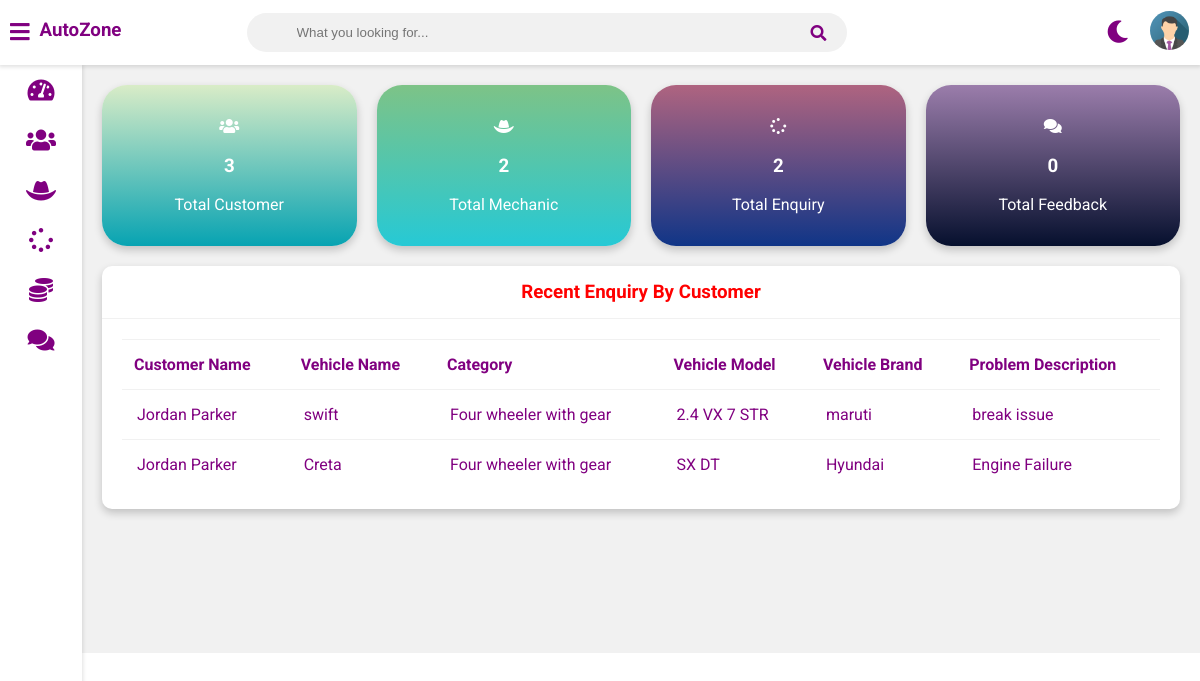
Page /admin-dashboard (signed in) on the committed database.
### vehicle/models.py (models this page shows, shortened)
class Customer(models.Model):
    user=models.OneToOneField(User,on_delete=models.CASCADE)
    profile_pic= models.ImageField(upload_to='profile_pic/CustomerProfilePic/',null=True,blank=True)
    address = models.CharField(max_length=40)
    mobile = models.CharField(max_length=20,null=False)
    @property
    def get_name(self):
        return self.user.first_name+" "+self.user.last_name

class Request(models.Model):
    cat=(('Four wheeler with gear','Four wheeler with gear'),('Four wheeler without gear','Four wheeler without gear'),('Electric Car','Electric Car'))
    category=models.CharField(max_length=50,choices=cat)
    vehicle_no=models.PositiveIntegerField(null=False)
    vehicle_name = models.CharField(max_length=40,null=False)
    vehicle_model = models.CharField(max_length=40,null=False)
    vehicle_brand = models.CharField(max_length=40,null=False)
    problem_description = models.CharField(max_length=500,null=False)
    date=models.DateField(auto_now=True)
    cost=models.PositiveIntegerField(null=True)
    customer=models.ForeignKey('Customer', on_delete=models.CASCADE,null=True)
    mechanic=models.ForeignKey('Mechanic',on_delete=models.CASCADE,null=True)
    stat=(('Pending','Pending'),('Approved','Approved'),('Repairing','Repairing'),('Repairing Done','Repairing Done'),('Released','Released'))
    status=models.CharField(max_length=50,choices=stat,default='Pending',null=True)

### vehicle/views.py (the view)
# urls.py: path('admin-dashboard', views.admin_dashboard_view,name='admin-dashboard'),
@login_required(login_url='adminlogin')
def admin_dashboard_view(request):
    enquiry=models.Request.objects.all().order_by('-id')
    customers=[]
    for enq in enquiry:
        customer=models.Customer.objects.get(id=enq.customer_id)
        customers.append(customer)
    dict={
    'total_customer':models.Customer.objects.all().count(),
    'total_mechanic':models.Mechanic.objects.all().count(),
    'total_request':models.Request.objects.all().count(),
    'total_feedback':models.Feedback.objects.all().count(),
    'data':zip(customers,enquiry),
    }
    return render(request,'vehicle/admin_dashboard.html',context=dict)

### templates/vehicle/admin_dashboard.html
{% extends 'vehicle/adminbase.html' %}
{% load static %}
{% block content %}
	<div class="wrapper">
		<div class="row">
			<div class="col-3 col-m-6 col-sm-6">
				<div class="counter bg-primary">
					<p>
						<i class="fas fa-users"></i>
					</p>
					<h3>{{total_customer}}</h3>
					<p>Total Customer</p>
				</div>
			</div>
			<div class="col-3 col-m-6 col-sm-6">
				<div class="counter bg-warning">
					<p>
						<i class="fas fa-hat-cowboy"></i>
					</p>
					<h3>{{total_mechanic}}</h3>
					<p>Total Mechanic</p>
				</div>
			</div>
			<div class="col-3 col-m-6 col-sm-6">
				<div class="counter bg-success">
					<p>
						<i class="fas fa-spinner"></i>
					</p>
					<h3>{{total_request}}</h3>
					<p>Total Enquiry</p>
				</div>
			</div>
			<div class="col-3 col-m-6 col-sm-6">
				<div class="counter bg-danger">
					<p>
						<i class="fas fa-comments"></i>
					</p>
					<h3>{{total_feedback}}</h3>
					<p>Total Feedback</p>
				</div>
			</div>
		</div>
		<div class="row">
			<div class="col-12 col-m-12 col-sm-12">
				<div class="card">
					<div class="card-header">
						<h3 style="color:red; text-align:center" >Recent Enquiry By Customer
						</h3>
					</div>
					<div class="card-content">
						<table>
							<thead>
								<tr>
									<th>Customer Name</th>
									<th>Vehicle Name</th>
									<th>Category</th>
									<th>Vehicle Model</th>
									<th>Vehicle Brand</th>
									<th>Problem Description</th>
								</tr>
							</thead>
							<tbody>
								{% for c,r in data %}
								<tr>
									<td> {{c.get_name}}</td>
									<td> {{r.vehicle_name}}</td>
									<td>{{r.category}}</td>
									<td>{{r.vehicle_model}}</td>
									<td>{{r.vehicle_brand}}</td>
									<td>{{r.problem_description}}</td>
								</tr>
								{% endfor %}
							</tbody>
						</table>
					</div>
				</div>
			</div>
		</div>
  <br><br><br><br><br><br>
	</div>
{% endblock content %}

### static/style.css (style rules this page uses)
:root { --primary-color: linear-gradient(#d9ecc7,#07a3b2); --success-color:linear-gradient(#af6480,#103587); --warning-color:linear-gradient(#7dc387,#26c9d5); --danger-color:linear-gradient(#9b7dab,#06102e); --light-color: #212529; --light-second-color: #727475; --light-background: #ffffff; --light-second-background: #f1f1f1; --dark-color: #909090; --dark-second-color: #f5f6fa; --dark-background: #23242D; --dark-second-background: #181818; }
.light { --main-bg-color: var(--light-background); --second-bg-color: var(--light-second-background); --main-color: purple; --second-color: purple; }
.bg-primary { background: var(--primary-color); }
.bg-success { background: var(--success-color); }
.bg-warning { background: var(--warning-color); }
.bg-danger { background: var(--danger-color); }
* { box-sizing: border-box; }
body { font-family: 'Roboto', sans-serif; background: var(--main-bg-color); color: var(--main-color); margin: 0; border-radius: 20px; }
.wrapper { padding: 10px; margin-left: 82px; padding-top: 75px; background: var(--second-bg-color); transition: margin-left .5s; }
.row { display: flex; flex-wrap: wrap; flex-direction: row; }
.row:after, .row:before { box-sizing: border-box; }
[class*="col-"] { padding: 10px; }
@media only screen and (min-width: 600px) { .col-sm-6 { width: 50%; } }
@media only screen and (min-width: 600px) { .col-sm-12 { width: 100%; } }
@media only screen and (min-width: 768px) { .col-m-6 { width: 50%; } }
@media only screen and (min-width: 768px) { .col-m-12 { width: 100%; } }
@media only screen and (min-width: 992px) { .col-3 { width: 25%; } }
@media only screen and (min-width: 992px) { .col-12 { width: 100%; } }
.counter { padding: 16px; text-align: center; color: #fff; border-radius: 25px; box-shadow: 0 4px 8px 0 rgba(0,0,0,0.2); }
.card { background: var(--main-bg-color); color: var(--main-color); border-radius: 10px; margin-bottom: 10px; box-shadow: 0 4px 8px 0 rgba(0,0,0,0.2); }
.card-header { padding: 15px 30px; border-bottom: 1px solid var(--second-bg-color); position: relative; }
.card-header h3 { margin: 0; }
.card-content { padding: 20px; overflow-x: auto; }
table { border-collapse: collapse; width: 100%; }
table td { border-top: 1px solid var(--second-bg-color); padding: 15px; }
table th { border-top: 1px solid var(--second-bg-color); border-bottom: 1px solid var(--second-bg-color); padding: 15px 12px; text-align: left; }

### rows in the picture
Customer: get_name "Jordan Parker", vehicle_name "swift", category "Four wheeler with gear", vehicle_model "2.4 VX 7 STR", vehicle_brand "maruti", problem_description "break issue", vehicle_name "Creta", vehicle_model "SX DT", vehicle_brand "Hyundai", problem_description "Engine Failure"

### other values in the picture
{{ total_customer }} "3"
{{ total_mechanic }} "2"
{{ total_request }} "2"
{{ total_feedback }} "0"
